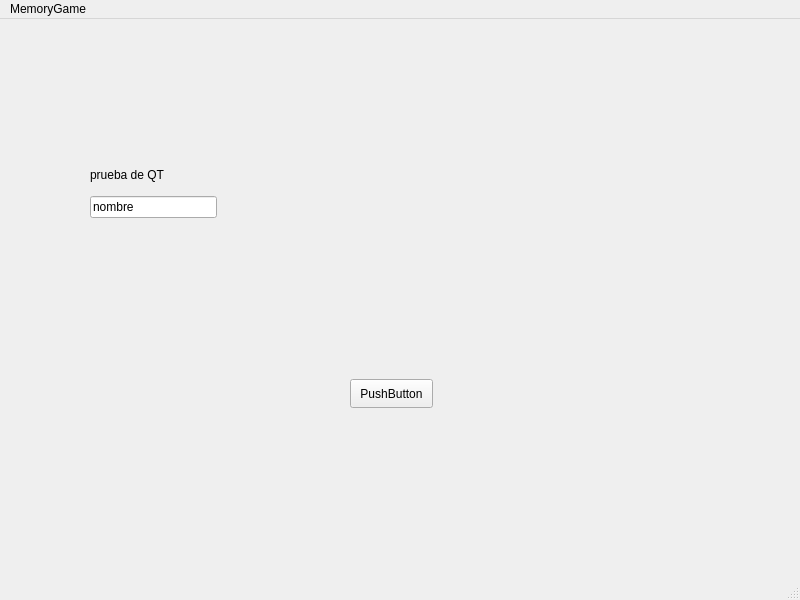
<?xml version="1.0" encoding="UTF-8"?>
<ui version="4.0">
 <class>BigWindow</class>
 <widget class="QMainWindow" name="BigWindow">
  <property name="geometry">
   <rect>
    <x>0</x>
    <y>0</y>
    <width>800</width>
    <height>600</height>
   </rect>
  </property>
  <property name="windowTitle">
   <string>BigWindow</string>
  </property>
  <widget class="QWidget" name="centralwidget">
   <widget class="QPushButton" name="pushButton">
    <property name="geometry">
     <rect>
      <x>350</x>
      <y>360</y>
      <width>83</width>
      <height>29</height>
     </rect>
    </property>
    <property name="text">
     <string>PushButton</string>
    </property>
   </widget>
   <widget class="QWidget" name="">
    <property name="geometry">
     <rect>
      <x>90</x>
      <y>140</y>
      <width>152</width>
      <height>59</height>
     </rect>
    </property>
    <layout class="QHBoxLayout" name="horizontalLayout">
     <item>
      <layout class="QVBoxLayout" name="verticalLayout">
       <item>
        <widget class="QLabel" name="label">
         <property name="text">
          <string>prueba de QT</string>
         </property>
        </widget>
       </item>
       <item>
        <widget class="QLineEdit" name="lineEdit">
         <property name="text">
          <string>nombre</string>
         </property>
        </widget>
       </item>
      </layout>
     </item>
     <item>
      <widget class="QLabel" name="BigName">
       <property name="font">
        <font>
         <pointsize>24</pointsize>
        </font>
       </property>
       <property name="text">
        <string/>
       </property>
      </widget>
     </item>
    </layout>
   </widget>
  </widget>
  <widget class="QMenuBar" name="menubar">
   <property name="geometry">
    <rect>
     <x>0</x>
     <y>0</y>
     <width>800</width>
     <height>25</height>
    </rect>
   </property>
   <widget class="QMenu" name="menuMemoryGame">
    <property name="title">
     <string>MemoryGame</string>
    </property>
   </widget>
   <addaction name="menuMemoryGame"/>
  </widget>
  <widget class="QStatusBar" name="statusbar"/>
 </widget>
 <resources/>
 <connections>
  <connection>
   <sender>lineEdit</sender>
   <signal>textEdited(QString)</signal>
   <receiver>BigName</receiver>
   <slot>setText(QString)</slot>
   <hints>
    <hint type="sourcelabel">
     <x>189</x>
     <y>302</y>
    </hint>
    <hint type="destinationlabel">
     <x>358</x>
     <y>265</y>
    </hint>
   </hints>
  </connection>
 </connections>
</ui>
